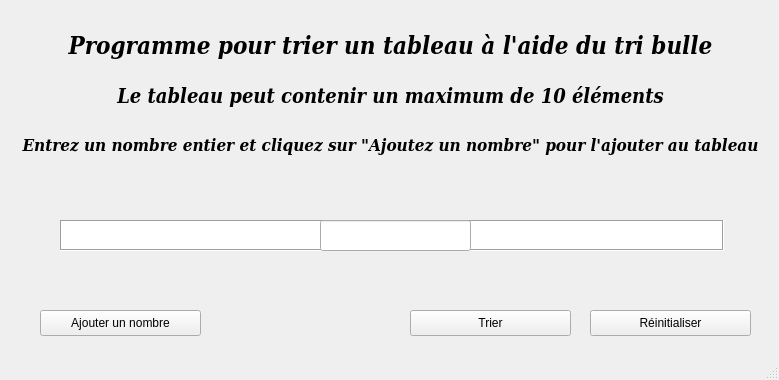
<?xml version="1.0" encoding="UTF-8"?>
<ui version="4.0">
 <class>MainWindow</class>
 <widget class="QMainWindow" name="MainWindow">
  <property name="enabled">
   <bool>true</bool>
  </property>
  <property name="geometry">
   <rect>
    <x>0</x>
    <y>0</y>
    <width>779</width>
    <height>380</height>
   </rect>
  </property>
  <property name="minimumSize">
   <size>
    <width>779</width>
    <height>380</height>
   </size>
  </property>
  <property name="maximumSize">
   <size>
    <width>779</width>
    <height>380</height>
   </size>
  </property>
  <property name="windowTitle">
   <string>Tri Bulles</string>
  </property>
  <widget class="QWidget" name="centralwidget">
   <widget class="QTableWidget" name="tableWidget">
    <property name="enabled">
     <bool>true</bool>
    </property>
    <property name="geometry">
     <rect>
      <x>60</x>
      <y>220</y>
      <width>664</width>
      <height>31</height>
     </rect>
    </property>
    <property name="frameShape">
     <enum>QFrame::Box</enum>
    </property>
    <property name="verticalScrollBarPolicy">
     <enum>Qt::ScrollBarAsNeeded</enum>
    </property>
    <property name="horizontalScrollBarPolicy">
     <enum>Qt::ScrollBarAsNeeded</enum>
    </property>
    <property name="sizeAdjustPolicy">
     <enum>QAbstractScrollArea::AdjustToContents</enum>
    </property>
    <property name="autoScroll">
     <bool>true</bool>
    </property>
    <property name="editTriggers">
     <set>QAbstractItemView::NoEditTriggers</set>
    </property>
    <property name="dragDropOverwriteMode">
     <bool>false</bool>
    </property>
    <property name="selectionMode">
     <enum>QAbstractItemView::NoSelection</enum>
    </property>
    <property name="iconSize">
     <size>
      <width>0</width>
      <height>0</height>
     </size>
    </property>
    <property name="horizontalScrollMode">
     <enum>QAbstractItemView::ScrollPerItem</enum>
    </property>
    <attribute name="horizontalHeaderVisible">
     <bool>false</bool>
    </attribute>
    <attribute name="verticalHeaderVisible">
     <bool>false</bool>
    </attribute>
   </widget>
   <widget class="QLabel" name="label_3">
    <property name="geometry">
     <rect>
      <x>0</x>
      <y>10</y>
      <width>781</width>
      <height>71</height>
     </rect>
    </property>
    <property name="font">
     <font>
      <family>DejaVu Serif Condensed</family>
      <pointsize>18</pointsize>
      <weight>75</weight>
      <italic>true</italic>
      <bold>true</bold>
     </font>
    </property>
    <property name="text">
     <string>Programme pour trier un tableau à l'aide du tri bulle</string>
    </property>
    <property name="alignment">
     <set>Qt::AlignCenter</set>
    </property>
   </widget>
   <widget class="QLabel" name="fstInstructionLabel">
    <property name="geometry">
     <rect>
      <x>0</x>
      <y>60</y>
      <width>781</width>
      <height>71</height>
     </rect>
    </property>
    <property name="font">
     <font>
      <family>DejaVu Serif Condensed</family>
      <pointsize>15</pointsize>
      <weight>75</weight>
      <italic>true</italic>
      <bold>true</bold>
     </font>
    </property>
    <property name="text">
     <string>Le tableau peut contenir un maximum de 10 éléments</string>
    </property>
    <property name="alignment">
     <set>Qt::AlignCenter</set>
    </property>
   </widget>
   <widget class="QLabel" name="scdInstructionLabel">
    <property name="geometry">
     <rect>
      <x>0</x>
      <y>110</y>
      <width>781</width>
      <height>71</height>
     </rect>
    </property>
    <property name="font">
     <font>
      <family>DejaVu Serif Condensed</family>
      <pointsize>13</pointsize>
      <weight>75</weight>
      <italic>true</italic>
      <bold>true</bold>
     </font>
    </property>
    <property name="text">
     <string>Entrez un nombre entier et cliquez sur &quot;Ajoutez un nombre&quot; pour l'ajouter au tableau</string>
    </property>
    <property name="alignment">
     <set>Qt::AlignCenter</set>
    </property>
   </widget>
   <widget class="QLineEdit" name="userInput">
    <property name="geometry">
     <rect>
      <x>320</x>
      <y>220</y>
      <width>151</width>
      <height>31</height>
     </rect>
    </property>
   </widget>
   <widget class="QPushButton" name="addNumberButton">
    <property name="geometry">
     <rect>
      <x>40</x>
      <y>310</y>
      <width>161</width>
      <height>26</height>
     </rect>
    </property>
    <property name="text">
     <string>Ajouter un nombre</string>
    </property>
   </widget>
   <widget class="QPushButton" name="sortButton">
    <property name="geometry">
     <rect>
      <x>410</x>
      <y>310</y>
      <width>161</width>
      <height>26</height>
     </rect>
    </property>
    <property name="text">
     <string>Trier</string>
    </property>
   </widget>
   <widget class="QPushButton" name="reinitilaserButton">
    <property name="geometry">
     <rect>
      <x>590</x>
      <y>310</y>
      <width>161</width>
      <height>26</height>
     </rect>
    </property>
    <property name="text">
     <string>Réinitialiser</string>
    </property>
   </widget>
  </widget>
  <widget class="QStatusBar" name="statusbar"/>
 </widget>
 <resources/>
 <connections/>
</ui>
